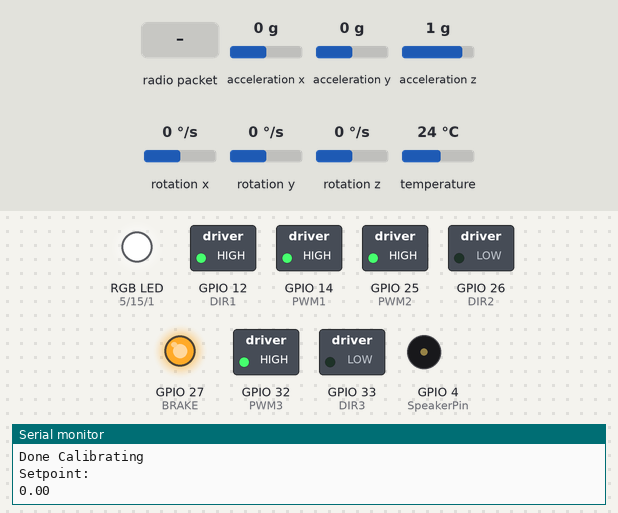
Recording of a sketch running on a simulated ESP32. Parts: switched loads named in the sketch (green lamp = pin HIGH), an RGB LED mixed from three pins (HIGH = lit), output pins drawn as LEDs (lit = HIGH), buzzer (waves = sounding), the last lines printed to the serial monitor. The inputs (shaded band) are chosen by the test bench; at power-on: acceleration x 0 g, acceleration y 0 g, acceleration z 1 g, rotation x 0 °/s, rotation y 0 °/s, rotation z 0 °/s, temperature 24 °C.

Above: at 4.4 s.
4.5 s: radio packet "DIS" arrives
At 5.56 s:
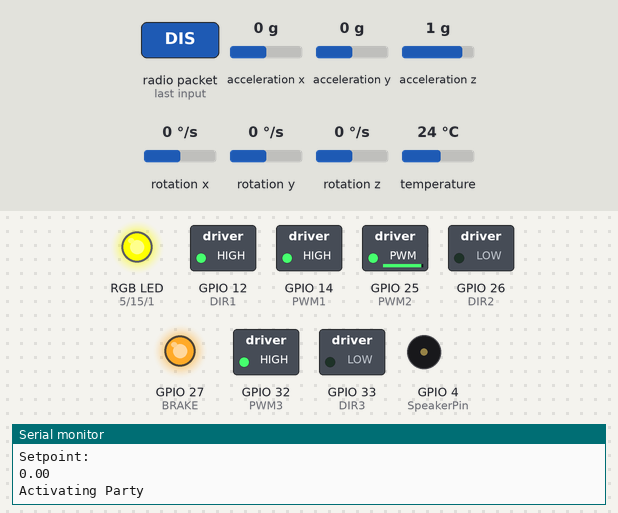
7.5 s: radio packet "CAL" arrives
At 10.0 s:
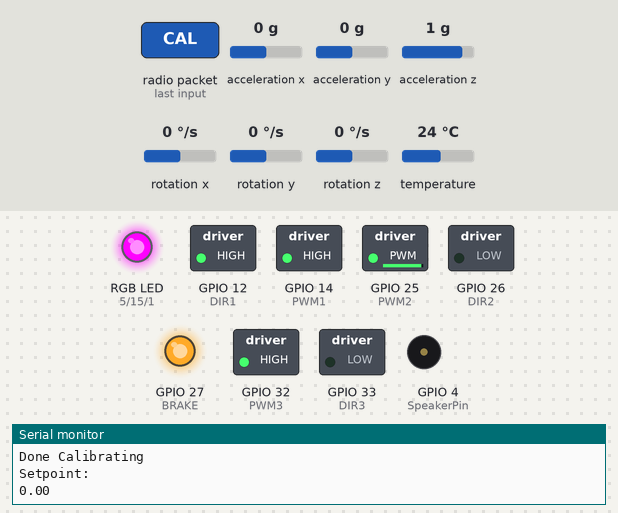
10.5 s: radio packet "KP=" arrives
At 14.52 s:
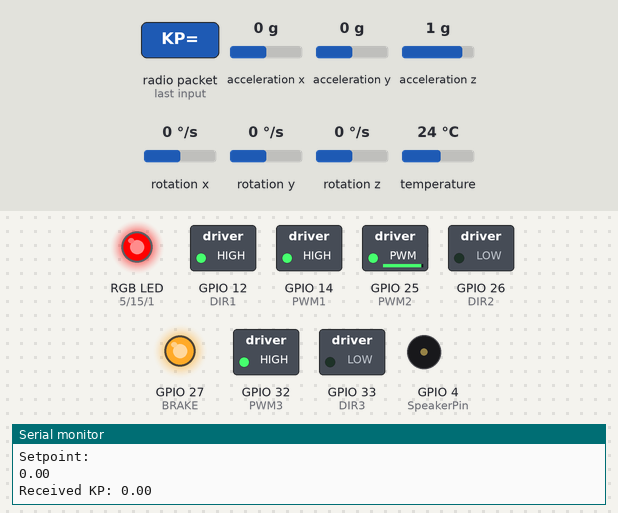
Timing chart, 0 to 22.8 s (numbered marks = the images above; inputs shaded):
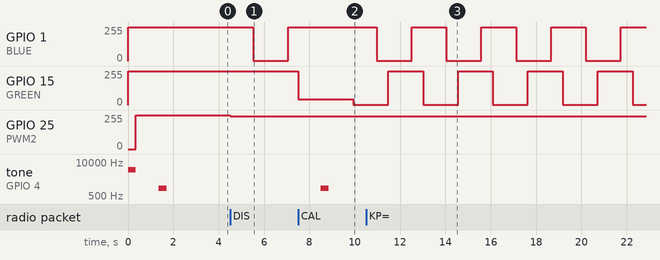

Measured:
- after the input at 4.5 s, GPIO 1 (BLUE): 255/255 → 1/255 after 1.0 s, → 255/255 1.5 s later; GPIO 25 (PWM2): 255/255 → 244/255 at once
- after the input at 7.5 s, GPIO 1 (BLUE): stays 255/255 (without the input it goes to 1/255 after 1.1 s); tone on GPIO 4 (SpeakerPin): silent → 1000 Hz after 1.0 s, → silent 0.35 s later
- by itself, GPIO 15 (GREEN): alternates 255/255 for 1.5 s and 1/255 for 1.5 s

The sketch:

motor.ino
```cpp
#include <Wire.h>
#include <Adafruit_MPU6050.h>
#include <esp32-hal-ledc.h>
#include <esp_now.h>
#include <WiFi.h>
#include "RGB.h"

#define CHANNEL 0
#define BRAKE 27


#define DIR3 33
#define PWM3 32
#define PWM3_CH 1

#define DIR2 26
#define PWM2 25
#define PWM2_CH 0

#define DIR1 12
#define PWM1 14
#define PWM1_CH 1

#define BLUE 1
#define RED 5
#define GREEN 15


const int SpeakerPin = 4;  // 16 corresponds to GPIO4

// setting PWM properties for speaker
const int freq = 1000;
const int speakerChannel = 3;
const int resolution = 8;

enum motorMode {CCW, CW };


#define TIMER_BIT 8
#define MOTOR_FREQUENCY 20000
#define POT_KP 27
#define POT_KI 26
#define POT_KD 32
#define AIN1 18
#define AIN2 19

sensors_event_t a, g, temp;
Adafruit_MPU6050 mpu;

const float pi = 3.14159265359;

int kp_val = 0;
int ki_val = 0;
int kd_val = 0;
int speed = 0;

struct calibrate {
  sensors_vec_t gyro;
  sensors_vec_t acceleration;
};
struct calibrate Calibration;

float roll = 0;
float theta_roll;
float pitch = 0;
float theta_pitch;
float roll_dot = 0;
float pitch_dot = 0;
float alpha = 0.8;
float beta = 0.1;
const int T_int = 10;

float KP;
float KI;
float KD;

// float setpoint = 2.31;
// float SETPOINT = 2.31;
float setpoint = 0;
float SETPOINT = 0;
float ditherAngle = 1.5;
float integral = 0;
float error = 0;
float previousError = 0;
float derivative = 0;
float PIDout = 0;
int time_ = 0;
int prevTime = 0;
int time_delta = 0;

bool DISCOMODE = false;

unsigned long balancingStartTime;

void pwmSet(uint8_t channel, uint32_t value) {
  ledcWrite(channel, value);
}

int receivedKP;
int receivedKI;
int receivedKD;

// Function for parsing bluetooth commands
void OnDataRecv(const uint8_t *mac_addr, const uint8_t *data, int len) {

  // Allocate memory for the identifier
  char identifier[4];  // Assuming the maximum length of the identifier is 3 characters

  // Copy the identifier from the received data
  strncpy(identifier, (char *)data, 3);
  identifier[3] = '\0';  // Ensure null termination

  if (strncmp(identifier, "KP=", 3) == 0) {
    sscanf((char *)data, "KP=%f", &KP);
    Serial.print("Received KP: ");
    Serial.println(KP);
  } else if (strncmp(identifier, "KI=", 3) == 0) {
    sscanf((char *)data, "KI=%f", &KI);
    integral = 0;
    Serial.print("Received KI: ");
    Serial.println(KI);
  } else if (strncmp(identifier, "KD=", 3) == 0) {
    sscanf((char *)data, "KD=%f", &KD);
    Serial.print("Received KD: ");
    Serial.println(KD);
  } else if (strncmp(identifier, "CAL", 3) == 0) {
    Serial.println("Calibrating");
    integral = 0;
    calibrateSensors();
  } else if (strncmp(identifier, "DT=", 3) == 0) {
    sscanf((char *)data, "DT=%f", &ditherAngle);
    Serial.print("Received DT: ");
    Serial.println(ditherAngle);
  } else if (strncmp(identifier, "STP", 3) == 0) {
    Serial.println("Stopping Motors: KP = KI = KD = 0");
    KP = 0;
    KI = 0;
    KD = 0;
    Serial.print("Setpoint: ");
    Serial.println(SETPOINT);
  } else if (strncmp(identifier, "DIS", 3) == 0){
    if (DISCOMODE){
      Serial.println("Deactivating Party");
      DISCOMODE = false;
    } else {
      Serial.println("Activating Party");
      DISCOMODE = true;
    }
  } else if (strncmp(identifier, "SP=", 3) == 0){
    Serial.print("Changing setpoint: ");
    sscanf((char*)data, "SP=%f", &SETPOINT);
    Serial.println(SETPOINT);
    // Serial.println(*data);
    setpoint = SETPOINT;
  }

}

void setup() {

  pinMode(RED, OUTPUT);
  pinMode(GREEN, OUTPUT);
  pinMode(BLUE, OUTPUT);

  analogWrite(RED, 255);
  analogWrite(GREEN, 255);
  analogWrite(BLUE, 255);

  // For Speaker
    // configure LED PWM functionalitites
  ledcSetup(speakerChannel, freq, resolution);
  // attach the channel to the GPIO to be controlled
  ledcAttachPin(SpeakerPin, speakerChannel);

  // To know we just reset/powered on
  ledcWriteTone(speakerChannel,5000);
  delay(350);
  ledcWriteTone(speakerChannel, 0);

  // Motor configuration
  pinMode(BRAKE, OUTPUT);
  digitalWrite(BRAKE, HIGH);
  pinMode(DIR3, OUTPUT);
  ledcSetup(PWM3_CH, MOTOR_FREQUENCY, TIMER_BIT);
  ledcAttachPin(PWM3, PWM3_CH);
  motorControl(0, PWM3_CH);

  pinMode(DIR2, OUTPUT);
  ledcSetup(PWM2_CH, MOTOR_FREQUENCY, TIMER_BIT);
  ledcAttachPin(PWM2, PWM2_CH);
  motorControl(0, PWM2_CH);

  pinMode(DIR1, OUTPUT);
  ledcSetup(PWM1_CH, MOTOR_FREQUENCY, TIMER_BIT);
  ledcAttachPin(PWM1, PWM1_CH);
  motorControl(0, PWM1_CH);

  Serial.begin(115200);

  // Check MPU6050 found
  if (!mpu.begin()) {
    Serial.println("Failed to find MPU6050 chip");
    while (1) {
      delay(10);
    }
  }
  Serial.println("MPU6050 Found!");

  calibrateSensors();

  delay(500);

  time_ = millis();
  prevTime = time_;

  // Set up connection between two ESP-32s
  WiFi.mode(WIFI_STA);

  if (esp_now_init() != ESP_OK) {
    Serial.println("Error initializing ESP-NOW");
    return;
  }

  esp_now_register_recv_cb(OnDataRecv);

}

void loop() {
  prevTime = time_;
  time_ = millis();
  time_delta = time_ - prevTime;

  getAngles();

  // Dithering
  if (roll >= SETPOINT) {
    setpoint -= 0.05 * time_delta;
  } else {
    setpoint += 0.05 * time_delta;
  }
    setpoint = constrain(setpoint, SETPOINT - (ditherAngle * pi / 180.0), SETPOINT + (ditherAngle * pi / 180.0));

  error = setpoint - theta_roll;

  previousError = error;

  // filter gyro
  float gyro_y_filtered = alphaFilter(g.gyro.y, roll_dot);

  // Update roll_dot with filtered gyro reading
  roll_dot = gyro_y_filtered;

  derivative = roll_dot;
  integral += error * (time_ - prevTime) / 1000;
  integral = constrain(integral, -255, 255);


  PIDout = KP * error + KI * integral + KD * derivative;
  speed = constrain(PIDout, -255, 255);


  // Serial.print(" Pitch: ");
  // Serial.print(theta_pitch);
  // Serial.print(" Roll: ");
  // Serial.print(theta_roll);

  // Serial.print(" Setpoint: ");
  // Serial.print(setpoint);

  // Serial.print(" Gyro X: ");
  // Serial.print(g.gyro.x);
  // Serial.print(" Gyro Y: ");
  // Serial.print(g.gyro.y);


  // Serial.print("KP = ");
  // Serial.print(KP);
  // Serial.print(" KI = ");
  // Serial.print(KI);
  // Serial.print(" integral = ");
  // Serial.print(integral);
  // Serial.print(" KD = ");
  // Serial.print(KD);
  // Serial.print(" Speed = ");
  // Serial.print(speed);

  motorControl(speed, PWM1_CH);
  //delay(100);
  motorControl(speed, PWM2_CH);

  if (DISCOMODE){
    Disco();
  }

  delay(10);
  // Serial.println("");
}

void getAngles() {
  mpu.getEvent(&a, &g, &temp);
  getEulerAngles(a.acceleration);
  theta_roll = alphaFilter(roll, theta_roll);
  theta_pitch = alphaFilter(pitch, theta_pitch);
}

void setMode(int mode) {
  switch (mode) {
    case CW:
      digitalWrite(DIR1, LOW);
      digitalWrite(DIR2, HIGH);
      break;
    case CCW:
      digitalWrite(DIR1, HIGH);
      digitalWrite(DIR2, LOW);
      break;
  }
}

void calibrateSensors() {
  float caltime = millis();
  float acc[3] = { 0, 0, 0 };
  float gyro[3] = { 0, 0, 0 };
  int c = 0;

  Serial.println("Calibrating Sensors for 1 second...");
  while ((caltime + 1000) > millis()) {
    mpu.getEvent(&a, &g, &temp);
    acc[0] += a.acceleration.x;
    acc[1] += a.acceleration.y;
    acc[2] += a.acceleration.z;
    gyro[0] += g.gyro.x;
    gyro[1] += g.gyro.y;
    gyro[2] += g.gyro.z;
    c++;
  }

  Calibration.gyro.x = g.gyro.x / c;
  Calibration.gyro.y = g.gyro.y / c;
  Calibration.gyro.z = g.gyro.z / c;
  Calibration.acceleration.x = a.acceleration.x / c;
  Calibration.acceleration.y = a.acceleration.y / c;
  Calibration.acceleration.z = a.acceleration.z / c;

  // Beep when done
  ledcWriteTone(speakerChannel, 1000);
  delay(350);
  ledcWriteTone(speakerChannel, 0);
  Serial.println("Done Calibrating");
  delay(500);
  getAngles();
  delay(500);
  setpoint = theta_roll;
  SETPOINT = theta_roll;
  Serial.println("Setpoint: ");
  Serial.println(theta_roll);


}

void getEulerAngles(sensors_vec_t a) {
  pitch = atan2(a.y, a.z);
  roll = atan2(a.x, a.z);
}


float alphaFilter(float xm, float xk) {
  float rk = xm - xk;
  xk = xk + alpha * rk;
  return xk;
}

void motorControl(int speed, int motorPIN) {
  if (speed < 0) {
    setMode(CW);
    speed = -speed;
  } else {
    setMode(CCW);
  }
  pwmSet(motorPIN, speed > 255 ? 255 : 255 - speed);
  // speed2RGB(speed);
}

void Disco(){
  int r, g, b;
  motorControl(10, PWM2_CH);

  while (DISCOMODE){

      // fade from blue to violet
      for (r = 0; r < 256; r++) {
        analogWrite(RED, r);
        delay(2);
      }
      // fade from violet to red
      for (b = 255; b > 0; b--) {
        analogWrite(BLUE, b);
        delay(2);
      }
      // fade from red to yellow
      for (g = 0; g < 256; g++) {
        analogWrite(GREEN, g);
        delay(2);
      }
      // fade from yellow to green
      for (r = 255; r > 0; r--) {
        analogWrite(BLUE, r);
        delay(2);
      }
      // fade from green to teal
      for (b = 0; b < 256; b++) {
        analogWrite(BLUE, b);
        delay(2);
      }
      // fade from teal to blue
      for (g = 255; g > 0; g--) {
        analogWrite(GREEN, g);
        delay(2);
      }
  }
}

void speed2RGB(int speed){
  analogWrite(RED, RGB_LUT[speed]);
  analogWrite(GREEN, RGB_LUT[speed * 3 + 1]);
  analogWrite(BLUE, RGB_LUT[speed * 3 + 2]);
}
/// Unused Code
// void alphaBetaFilter(float xm, float vm, float *xk, float *vk) {
//   float xk_next = *xk + (*vk * T_int);
//   float vk_next = *vk;
//   float rk = xm - xk_next;
//   xk_next += alpha * rk;
//   vk_next += (beta * rk) / T_int;
//   *xk = xk_next;
//   *vk = vk_next;
// }
```

Source omitted: RGB.h (data table, 7078 bytes)
